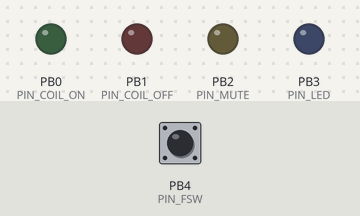
Recording of a program running on a simulated ATtiny85, built with avr-gcc and run on an emulated ATtiny85. On the bench: output pins drawn as LEDs (lit = HIGH). Inputs (shaded band) come from the test bench; at power-on: PB4 (PIN_FSW) HIGH. Sleep ends after the set time or at an interrupt; EEPROM starts erased.

Above: at 1.2 s.
1.3 s: PB4 (PIN_FSW) pulled LOW for 0.15 s
At 2.1 s:
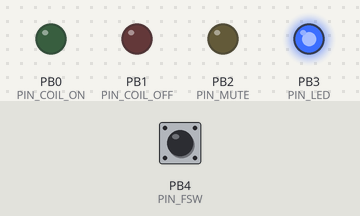
2.9 s: PB4 (PIN_FSW) pulled LOW for 1 s
At 3.3 s:
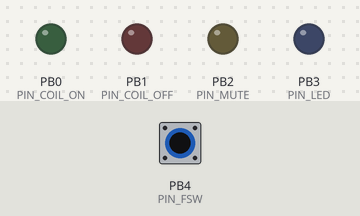
5.4 s: PB4 (PIN_FSW) pulled LOW for 3.2 s
At 6.4 s:
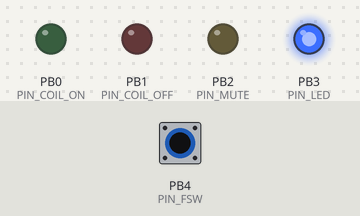
Timing chart, 0 to 8.4 s (numbered marks = the images above; inputs shaded):
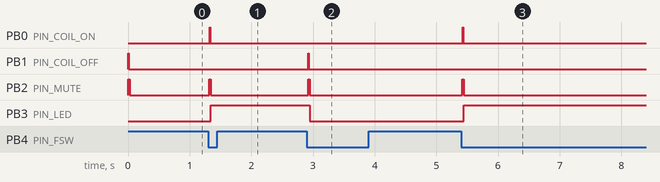

The program:

main.cpp
```cpp
// Chopp-E: ATtiny firmware for Bypass Controller
// The code below is used to program the ATtiny85 module, equipping
// it to handle button presses, muting, and relay switching
// Author: Jubal Clapp
#include <Arduino.h>
#include <EEPROM.h>
#include <avr/sleep.h>
#include <avr/interrupt.h>
const uint8_t PIN_COIL_ON = PB0;      // initialize all needed global variables
const uint8_t PIN_COIL_OFF = PB1;
const uint8_t PIN_MUTE = PB2;
const uint8_t PIN_LED = PB3;
const uint8_t PIN_FSW = PB4;
const uint16_t DEBOUNCE_MS = 20;
const uint16_t MUTE_LEAD_MS = 5;
const uint16_t COIL_PULSE_MS = 10;
const uint16_t MUTE_TRAIL_MS = 10;
const uint8_t EE_ADDR = 0;
bool engaged = false;

void setBypass(bool engage);           // forward declarations of necessary functions
void readButton();
void goToSleep();
ISR(PCINT0_vect) {}                    // interrupt handler

void setup() {
  digitalWrite(PIN_COIL_ON, LOW);      // initialize all needed pins
  pinMode(PIN_COIL_ON, OUTPUT);
  digitalWrite(PIN_COIL_OFF, LOW);
  pinMode(PIN_COIL_OFF, OUTPUT);
  digitalWrite(PIN_MUTE, LOW);
  pinMode(PIN_MUTE, OUTPUT);
  digitalWrite(PIN_LED, LOW);
  pinMode(PIN_LED, OUTPUT);
  pinMode(PIN_FSW, INPUT);
  GIMSK |= (1 << PCIE);                // turn on pin change inturrupts
  PCMSK |= (1 << PCINT4);              // turn on pin change for pb4 (footswitch)
  ADCSRA &= ~(1 << ADEN);              // turn off adc, which isnt used in this build
  engaged = (EEPROM.read(EE_ADDR) == 1);
  setBypass(engaged);
}
void setBypass(bool engage) {          // switch relay to requested state
  digitalWrite(PIN_MUTE, HIGH);
  delay(MUTE_LEAD_MS);
  if (engage) {
    digitalWrite(PIN_COIL_ON, HIGH);
    delay(COIL_PULSE_MS);
    digitalWrite(PIN_COIL_ON, LOW);
  } else {
    digitalWrite(PIN_COIL_OFF, HIGH);
    delay(COIL_PULSE_MS);
    digitalWrite(PIN_COIL_OFF, LOW);
  }
  delay(MUTE_TRAIL_MS);
  digitalWrite(PIN_MUTE, LOW);
  digitalWrite(PIN_LED, engage ? HIGH : LOW);
}

void readButton () {
  bool reading = digitalRead(PIN_FSW);
  if (reading == LOW){
    delay(DEBOUNCE_MS);
    reading = digitalRead(PIN_FSW);
    if (reading == LOW){
      engaged = !engaged;
      setBypass(engaged);
      EEPROM.update(EE_ADDR, engaged);
      while (digitalRead(PIN_FSW) == LOW){

      }
       delay(DEBOUNCE_MS);
    }
  }
}
void goToSleep() {
  set_sleep_mode(SLEEP_MODE_PWR_DOWN);
  sleep_enable();
  sei();                                 // keep interrupts on
  sleep_cpu();                           // program stops here until an interrupt is detected
  sleep_disable();
}

void loop () {
  readButton();
  goToSleep();
}
```

Measured:
- after the input at 1.3 s, PB0 (PIN_COIL_ON): LOW → HIGH at once, → LOW 0.01 s later; PB2 (PIN_MUTE): LOW → HIGH at once, → LOW 0.03 s later; PB3 (PIN_LED): LOW → HIGH after 0.05 s
- after the input at 2.9 s, PB1 (PIN_COIL_OFF): LOW → HIGH at once, → LOW 0.01 s later; PB2 (PIN_MUTE): LOW → HIGH at once, → LOW 0.03 s later; PB3 (PIN_LED): HIGH → LOW after 0.05 s
- after the input at 5.4 s, PB0 (PIN_COIL_ON): LOW → HIGH at once, → LOW 0.01 s later; PB2 (PIN_MUTE): LOW → HIGH at once, → LOW 0.03 s later; PB3 (PIN_LED): LOW → HIGH after 0.05 s
